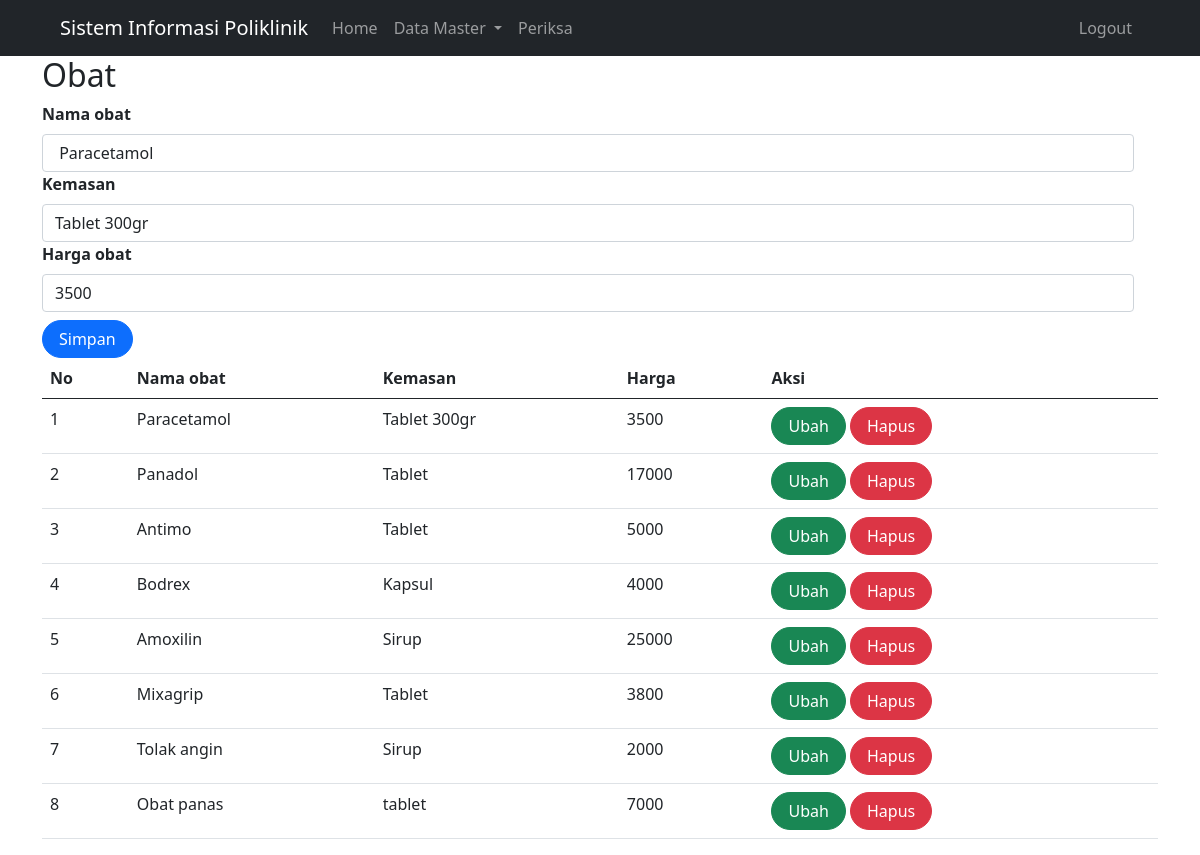
Screenshot of /index.php?page=obat&id=1 (signed in) with the database file from the repository.
### tables this page shows
CREATE TABLE `obat` (
  `id` int(11) NOT NULL,
  `nama_obat` varbinary(50) NOT NULL,
  `kemasan` varchar(35) NOT NULL,
  `harga` int(11) NOT NULL
);

### obat.php (the view, shortened to what this page needs)
<?php
include('./koneksi.php');
?>
<form class="form row" method="POST" action="" name="myForm" onsubmit="return(validate());">
     <?php
     $nama_obat = '';
     $kemasan = '';
     $harga = '';
     if (isset($_GET['id'])) {
          $ambil = mysqli_query(
               $mysqli,
               "SELECT * FROM obat
        WHERE id='" . $_GET['id'] . "'"
          );
          while ($row = mysqli_fetch_array($ambil)) {
               $nama_obat = $row['nama_obat'];
               $kemasan = $row['kemasan'];
               $harga = $row['harga'];
          }
     ?>
     <?php
     }
     ?>
     <div class="row">
          <div class="col-sm-12">
               <label for="nama_obat" class="form-label fw-bold">
                    Nama obat
               </label>
               <input type="text" class="form-control" name="nama_obat" id="nama_obat" placeholder="Nama" value="<?php echo $nama_obat ?>">
          </div>
          <div class="col-sm-12">
               <label for="kemasan" class="form-label fw-bold">
                    Kemasan
               </label>
               <input type="text" class="form-control" name="kemasan" id="kemasan" placeholder="Kemasan obat" value="<?php echo $kemasan ?>">
          </div>
          <div class="col-sm-12 mb-2">
               <label for="harga" class="form-label fw-bold">
                    Harga obat
               </label>
               <input type="text" class="form-control" name="harga" id="harga" placeholder="No hp " value="<?php echo $harga ?>">
          </div>
          <div class="col">
               <button type="submit" class="btn btn-primary rounded-pill px-3" name="simpan">Simpan</button>
          </div>
     </div>
</form>
<?php
$result = mysqli_query($mysqli, "SELECT * FROM obat");
$no = 1;
?>
<table class="table table-hover">
     <thead>
          <tr>
               <th scope="col">No</th>
               <th scope="col">Nama obat</th>
               <th scope="col">Kemasan</th>
               <th scope="col">Harga</th>
               <th scope="col">Aksi</th>
          </tr>
     </thead>
     <tbody>
          <?php
          while ($data = mysqli_fetch_array($result)) {
          ?>
               <tr>
                    <td><?php echo $no++ ?></td>
                    <td><?php echo $data['nama_obat'] ?></td>
                    <td><?php echo $data['kemasan'] ?></td>
                    <td><?php echo $data['harga'] ?></td>
                    <td>
                         <a class="btn btn-success rounded-pill px-3" href="index.php?page=obat&id=<?php echo $data['id'] ?>">Ubah</a>
                         <a class="btn btn-danger rounded-pill px-3" href="index.php?page=obat&id=<?php echo $data['id'] ?>&aksi=hapus">Hapus</a>
                    </td>
               </tr>
          <?php
          }
          ?>
     </tbody>
</table>

### rows the page displays
obat: nama_obat "Paracetamol", kemasan "Tablet 300gr", harga "3500"
obat: nama_obat "Panadol", kemasan "Tablet", harga "17000"
obat: nama_obat "Antimo", kemasan "Tablet", harga "5000"
obat: nama_obat "Bodrex", kemasan "Kapsul", harga "4000"
obat: nama_obat "Amoxilin", kemasan "Sirup", harga "25000"
obat: nama_obat "Mixagrip", kemasan "Tablet", harga "3800"
obat: nama_obat "Tolak angin", kemasan "Sirup", harga "2000"
obat: nama_obat "Obat panas", kemasan "tablet", harga "7000"

### other values shown
$_GET['page'] "Obat"
